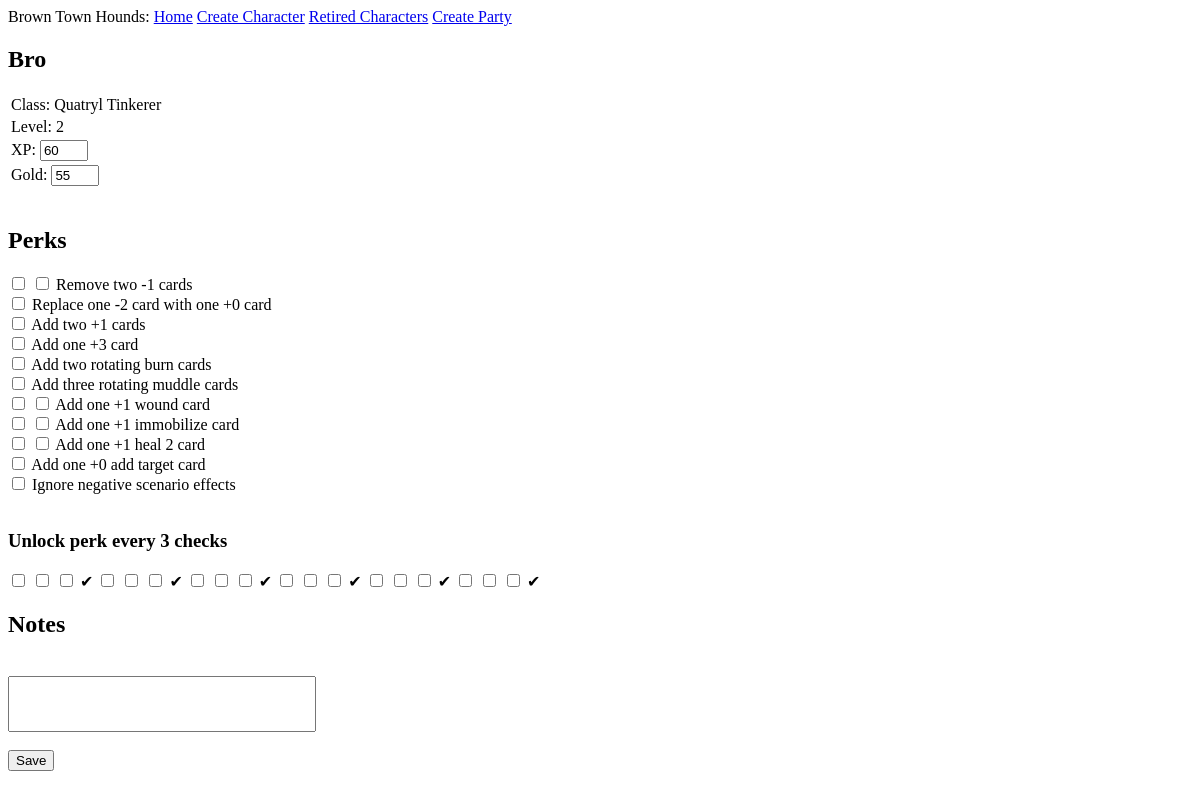
Page /character/Bro on the earlier database version.
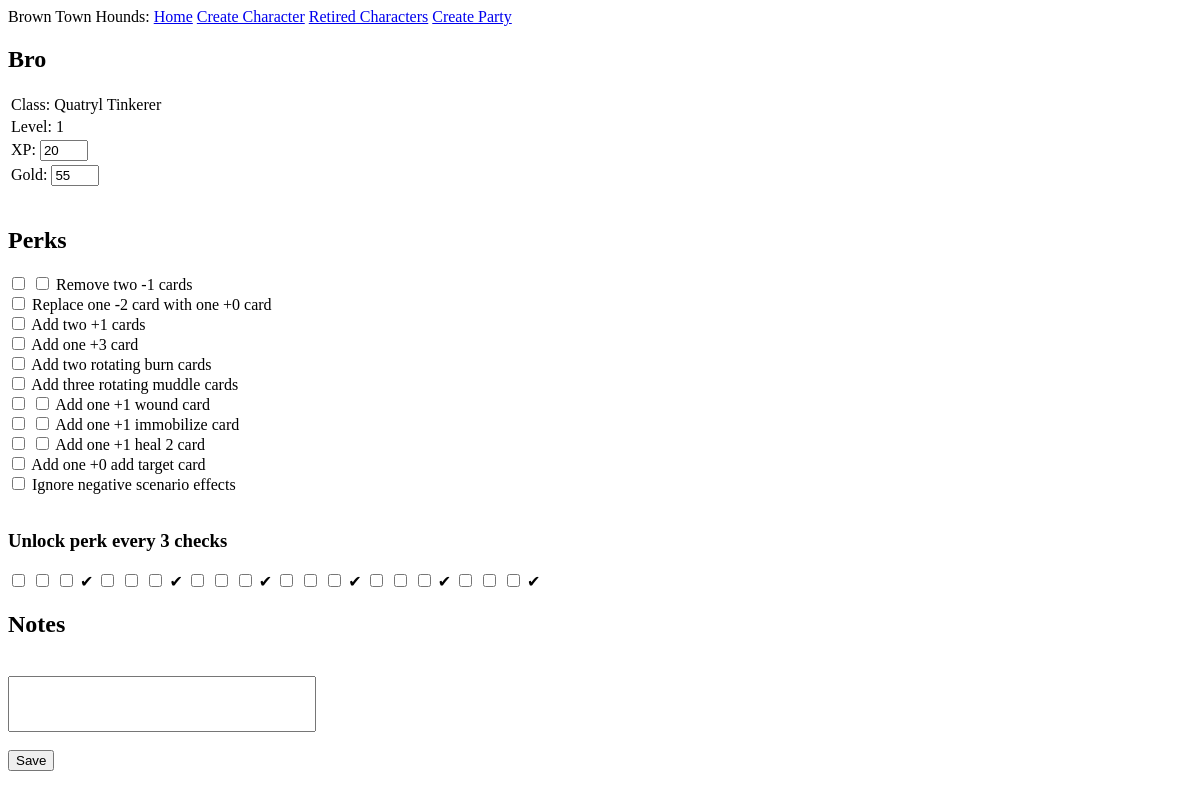
Same page on the later database version.
### app/models.py (models this page shows, shortened)
class Character(db.Model):
    id: so.Mapped[int] = so.mapped_column(primary_key=True)
    name: so.Mapped[str] = so.mapped_column(sa.String(64), index=True,
                                                unique=True)
    level: so.Mapped[int] = so.mapped_column(sa.Integer, index=True, default=1)
    xp: so.Mapped[int] = so.mapped_column(sa.Integer, index=True, default=0)
    gold: so.Mapped[int] = so.mapped_column(sa.Integer, index=True, default=0)
    perk_points: so.Mapped[int] = so.mapped_column(sa.Integer, index=True, default=0)
    class_id: so.Mapped[int] = so.mapped_column(sa.ForeignKey(Class.id),
                                               index=True)
    char_perk: so.Mapped[list["Character_Perk"]] = so.relationship(back_populates='character', cascade="all, delete")
    class_name: so.Mapped[Class] = so.relationship(back_populates='characters')
    notes: so.WriteOnlyMapped['Notes'] = so.relationship(back_populates='character', cascade="all, delete", passive_deletes=True)

### app/routes.py (the view, shortened to what this page needs)
@app.route('/character/<character>', methods=['GET', 'POST'])
def character(character):
    char = db.first_or_404(sa.select(Character).where(Character.name == character)) #if the character exists, store the information in the char var, otherwise present 404
    class_perks = db.session.scalars(sa.select(Class_Perk).where(Class_Perk.class_id == char.class_name.id).order_by(Class_Perk.perk_id)).all() #store all class perks for this character
    class_perks_detail = [(perk.perk.name, perk.times_unlockable) for perk in class_perks] #get all perks for character class, then add the names to a list
    char_unlocked_perks = [(cp.perk.name, cp.times_unlocked) for cp in char.char_perk] #adds all unlocked perks (found in char_perk table) to a set
    SetCharacterLevel(char.xp,char)
    char_notes = db.session.scalars(char.notes.select()).all()
    perks_form = wrapper_func(class_perks_detail,active_perk_checker(class_perks_detail,char_unlocked_perks)) #send in the class perks to the wrapper function, which will create a checkbox for each. Also send in active perks, and the number of times they've been unlocked
    charStats = CharacterDetailsForm(request.form, obj=char)
    perkForm = perks_form(request.form if request.method == 'POST' else None) #assigning the perks_form to form
    perkCheckboxes = CreatePerkCheckboxes(char)
    return render_template('character.html', char=char, form=perkForm, charStats=charStats, char_notes=char_notes, perkCheckboxes=perkCheckboxes)

### app/forms.py
class CharacterDetailsForm(FlaskForm):
    xp = IntegerField('XP: ')
    gold = IntegerField('Gold: ')
    char_notes = StringField('')

    class PerkForm(Form):
        pass #forming a class that doesn't yet have any data in it. we will dynamically assign it

### app/forms.py (called while the page is built)
def wrapper_func(perk_list,checked): #pass in the perk list
    class PerkForm(Form):
        pass #forming a class that doesn't yet have any data in it. we will dynamically assign it
    for perk in perk_list:
        setattr(PerkForm, str(perk[0]), BooleanField(label=perk[0],default=checked[perk[0]]['checked'])) #setting the booleanfield in the Perk_list class
        if perk[1] > 1:
            new_perk_name = str(perk[0]) + "_2"
            checked_, disabled = ('checked', 'enabled') if checked[perk[0]]['times_unlocked'] > 1 else (None, 'disabled')
            setattr(PerkForm, new_perk_name, BooleanField(label=perk[0],default=checked_))
    return PerkForm #send back the dynamically created perk list

### app/templates/character.html (shortened to what this page needs)
{% extends "base.html" %}
{% block content %}
<form action="" method="post">
<h2>{{ char.name }}</h2>
<table>
    <tr><td>Class: {{ char.class_name.name }}
    <tr><td>Level: {{ char.level }}
    <tr><td>{{ charStats.xp.label }} {{ charStats.xp(style="width: 40px;") }}
    <tr><td>{{ charStats.gold.label }} {{ charStats.gold(style="width: 40px;") }}
</table>
<br>
<h2>Perks</h2>
{% set ns = namespace(skipnext=false) %}
{% set form_fields = form|list %}
{% for perk in form %}
    {% set current_index = loop.index0 %}
    {% set next_perk =  form_fields[current_index + 1] if current_index + 1 < form_fields|length else None %}
    {% if not ns.skipnext %}
        {% if next_perk and '_2' in next_perk.name %}
            <div> {{ perk }} {{ next_perk }} {{ perk.label }}
            {% set ns.skipnext = True %}
        {% else %}
            <div> {{ perk }} {{ perk.label }}
        {% endif %}
    {% else %}
        {% set ns.skipnext = False %}
    {% endif %}
{% endfor %}
<br><br>
<h3>Unlock perk every 3 checks</h3>
{% for checkbox in perkCheckboxes.perk_points %}
    {{ checkbox() }}
    {% if loop.index % 3 == 0 %} ✔{% endif %}
{% endfor %}<br>
<h2>Notes</h2>
<br>{{ charStats.char_notes(style="width: 300px; height: 50px;") }}
<br><br>
<div></div><button type="submit">Save</button>
</form>
{% endblock %}

Differences in the rows shown:
changed Character "Bro": level "2" → "1"
Other differences:
form field xp: "60" → "20"
